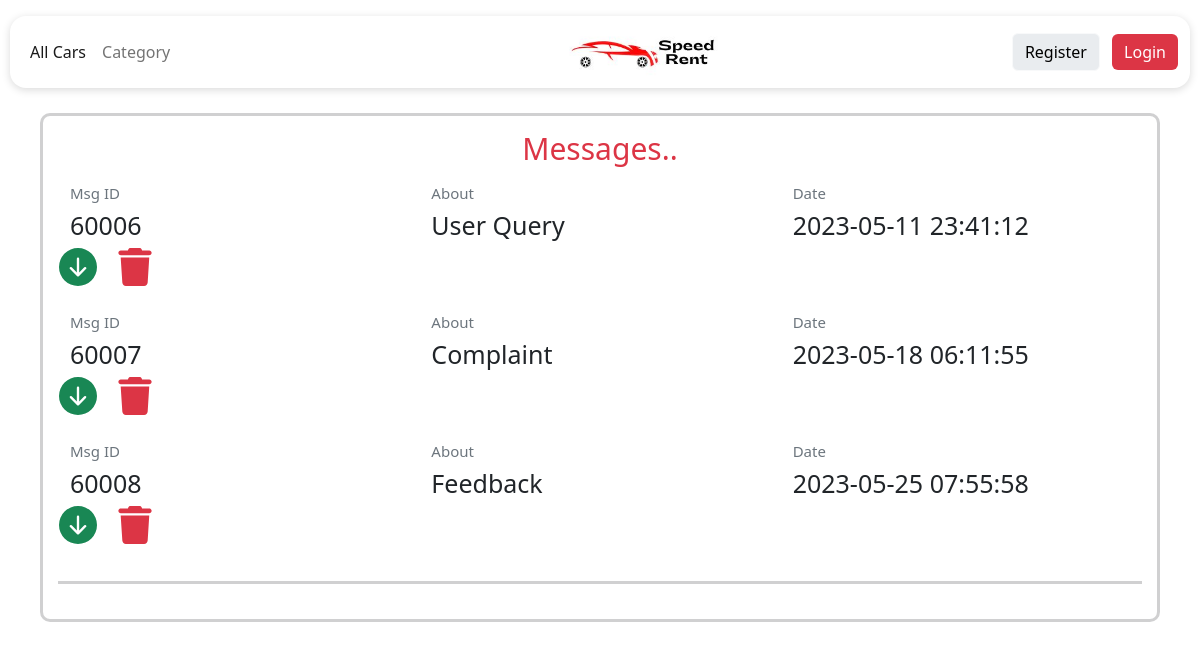
/admin-msg.php, run on the app's committed database.
### tables this page shows
CREATE TABLE `msg_table` (
  `msgid` int(11) NOT NULL,
  `msg_type` varchar(10) NOT NULL,
  `reply_msg_id` int(11) DEFAULT NULL,
  `msg` varchar(500) NOT NULL,
  `seen` int(11) NOT NULL,
  `from_id` int(11) NOT NULL,
  `to_id` int(11) NOT NULL,
  `title` varchar(225) DEFAULT NULL,
  `datetime_column` datetime DEFAULT CURRENT_TIMESTAMP
);

### php/admin/showallmsg.php (the view, shortened to what this page needs)
<?php
$where = '';
$tbl_msg = 'msg_table';
$sql = "SELECT * FROM $tbl_msg WHERE to_id = 1 $where";
$result = $conn->query($sql);
if ($result->num_rows > 0) {
    while ($row = $result->fetch_assoc()) {
        $show =  (isset($_GET['msgid']) && ($row['msgid']) ==  ($_GET['msgid'])) ?  "show" : "";
        echo '
                <div class="row" style="margin-bottom: 15px;">
                    <div class="col-md-4 col-xxl-3 d-xxl-flex align-items-xxl-center">
                        <div>
                            <h6 class="text-muted mb-2" style="font-size: 15px;color: rgba(0,0,0,0.25);">Msg ID</h6>
                            <h4 style="font-size: 25px;">' . $row['msgid'] . '</h4>
                        </div>
                    </div>
                    <div class="col-md-4 col-xxl-4 d-xxl-flex align-items-xxl-center">
                        <div>
                            <h6 class="text-muted mb-2" style="font-size: 15px;color: rgba(0,0,0,0.25);">About</h6>
                            <h4 style="font-size: 25px;">' . $row['title'] . '</h4>
                        </div>
                    </div>
                    <div class="col-md-4 col-xxl-4 d-xxl-flex align-items-xxl-center">
                        <div>
                            <h6 class="text-muted mb-2" style="font-size: 15px;color: rgba(0,0,0,0.25);">Date</h6>
                            <h4 style="font-size: 25px;">' . $row['datetime_column'] . '</h4>
                        </div>
                    </div>
                    <div class="col-md-4 col-xxl-1 d-xxl-flex align-items-xxl-center"
                        style="padding-left: 1px;margin-bottom: -12px;">
                        <div><svg xmlns="http://www.w3.org/2000/svg" width="1em" height="1em" fill="currentColor"
                                viewBox="0 0 16 16" class="bi bi-arrow-down-circle-fill"
                                style="font-size: 38px;color: var(--bs-green);" data-bs-toggle="collapse"
                                href="#collapseExample' . $row['msgid'] . '" role="button" aria-expanded="false"
                                aria-controls="collapseExample' . $row['msgid'] . '">
                                <path
                                    d="M16 8A8 8 0 1 1 0 8a8 8 0 0 1 16 0zM8.5 4.5a.5.5 0 0 0-1 0v5.793L5.354 8.146a.5.5 0 1 0-.708.708l3 3a.5.5 0 0 0 .708 0l3-3a.5.5 0 0 0-.708-.708L8.5 10.293V4.5z">
                                </path>
                            </svg>
                            <a href="php/users/deletemsg.php?msgid=' . $row['msgid'] . '">
                            <svg xmlns="http://www.w3.org/2000/svg" viewBox="-32 0 512 512" width="1em"
                                height="1em" fill="currentColor"
                                style="font-size: 38px;color: var(--bs-red);margin-left: 15px;"
                                data-bs-toggle="collapse" href="/php/users/deletemsg.php?msgid = ' . $row['msgid'] . '" role="button" aria-expanded="false"
                                aria-controls="collapseExample">
                                <path
                                    d="M135.2 17.69C140.6 6.848 151.7 0 163.8 0H284.2C296.3 0 307.4 6.848 312.8 17.69L320 32H416C433.7 32 448 46.33 448 64C448 81.67 433.7 96 416 96H32C14.33 96 0 81.67 0 64C0 46.33 14.33 32 32 32H128L135.2 17.69zM394.8 466.1C393.2 492.3 372.3 512 346.9 512H101.1C75.75 512 54.77 492.3 53.19 466.1L31.1 128H416L394.8 466.1z">
                                </path>
                            </svg>
                            </a>
                            </div>
                    </div>
                </div>
                <div id="collapseExample' . $row['msgid'] . '" class="collapse ' . $show . '" >
                            <p class="card-text">' . $row['msg'] . '</p>
                </div>
                <br>
        ';
    }
}

### data on the page
msg_table: msgid "60006", title "User Query", datetime_column "2023-05-11 23:41:12"
msg_table: msgid "60007", title "Complaint", datetime_column "2023-05-18 06:11:55"
msg_table: msgid "60008", title "Feedback", datetime_column "2023-05-25 07:55:58"
